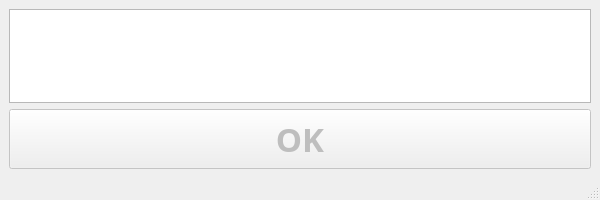
<?xml version="1.0" encoding="UTF-8"?>
<ui version="4.0">
 <class>MainWindow</class>
 <widget class="QMainWindow" name="MainWindow">
  <property name="geometry">
   <rect>
    <x>0</x>
    <y>0</y>
    <width>600</width>
    <height>200</height>
   </rect>
  </property>
  <property name="windowTitle">
   <string>MainWindow</string>
  </property>
  <property name="whatsThis">
   <string notr="true"/>
  </property>
  <property name="accessibleName">
   <string notr="true"/>
  </property>
  <property name="accessibleDescription">
   <string notr="true"/>
  </property>
  <widget class="QWidget" name="centralwidget">
   <layout class="QGridLayout" name="gridLayout">
    <item row="1" column="0">
     <widget class="QPushButton" name="btn">
      <property name="enabled">
       <bool>false</bool>
      </property>
      <property name="minimumSize">
       <size>
        <width>0</width>
        <height>60</height>
       </size>
      </property>
      <property name="maximumSize">
       <size>
        <width>16777215</width>
        <height>60</height>
       </size>
      </property>
      <property name="font">
       <font>
        <family>Arial Rounded MT Bold</family>
        <pointsize>25</pointsize>
        <bold>true</bold>
       </font>
      </property>
      <property name="toolTip">
       <string notr="true"/>
      </property>
      <property name="statusTip">
       <string notr="true"/>
      </property>
      <property name="whatsThis">
       <string notr="true"/>
      </property>
      <property name="accessibleName">
       <string notr="true"/>
      </property>
      <property name="accessibleDescription">
       <string notr="true"/>
      </property>
      <property name="text">
       <string notr="true">OK</string>
      </property>
      <property name="iconSize">
       <size>
        <width>30</width>
        <height>30</height>
       </size>
      </property>
      <property name="shortcut">
       <string notr="true"/>
      </property>
     </widget>
    </item>
    <item row="0" column="0">
     <widget class="QTextEdit" name="tx_preview">
      <property name="font">
       <font>
        <family>Consolas</family>
       </font>
      </property>
      <property name="whatsThis">
       <string notr="true"/>
      </property>
      <property name="accessibleName">
       <string notr="true"/>
      </property>
      <property name="accessibleDescription">
       <string notr="true"/>
      </property>
      <property name="documentTitle">
       <string notr="true"/>
      </property>
      <property name="markdown">
       <string notr="true"/>
      </property>
      <property name="html">
       <string notr="true">&lt;!DOCTYPE HTML PUBLIC &quot;-//W3C//DTD HTML 4.0//EN&quot; &quot;http://www.w3.org/TR/REC-html40/strict.dtd&quot;&gt;
&lt;html&gt;&lt;head&gt;&lt;meta name=&quot;qrichtext&quot; content=&quot;1&quot; /&gt;&lt;meta charset=&quot;utf-8&quot; /&gt;&lt;style type=&quot;text/css&quot;&gt;
p, li { white-space: pre-wrap; }
hr { height: 1px; border-width: 0; }
li.unchecked::marker { content: &quot;\2610&quot;; }
li.checked::marker { content: &quot;\2612&quot;; }
&lt;/style&gt;&lt;/head&gt;&lt;body style=&quot; font-family:'Consolas'; font-size:9pt; font-weight:400; font-style:normal;&quot;&gt;
&lt;p style=&quot;-qt-paragraph-type:empty; margin-top:0px; margin-bottom:0px; margin-left:0px; margin-right:0px; -qt-block-indent:0; text-indent:0px; font-family:'Segoe UI';&quot;&gt;&lt;br /&gt;&lt;/p&gt;&lt;/body&gt;&lt;/html&gt;</string>
      </property>
      <property name="placeholderText">
       <string notr="true"/>
      </property>
     </widget>
    </item>
   </layout>
  </widget>
  <widget class="QStatusBar" name="statusbar"/>
 </widget>
 <resources/>
 <connections/>
</ui>
